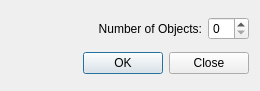
<?xml version="1.0" encoding="UTF-8"?>
<ui version="4.0">
 <class>Dialog</class>
 <widget class="QDialog" name="Dialog">
  <property name="geometry">
   <rect>
    <x>0</x>
    <y>0</y>
    <width>260</width>
    <height>91</height>
   </rect>
  </property>
  <property name="windowTitle">
   <string>Dialog</string>
  </property>
  <layout class="QGridLayout" name="gridLayout">
   <item row="0" column="0">
    <layout class="QHBoxLayout" name="horizontalLayout">
     <item>
      <widget class="QLabel" name="label">
       <property name="text">
        <string>Number of Objects:</string>
       </property>
       <property name="alignment">
        <set>Qt::AlignRight|Qt::AlignTrailing|Qt::AlignVCenter</set>
       </property>
      </widget>
     </item>
     <item>
      <widget class="QSpinBox" name="Num_Items_spinBox">
       <property name="sizePolicy">
        <sizepolicy hsizetype="Maximum" vsizetype="Fixed">
         <horstretch>0</horstretch>
         <verstretch>0</verstretch>
        </sizepolicy>
       </property>
      </widget>
     </item>
    </layout>
   </item>
   <item row="1" column="0">
    <widget class="QDialogButtonBox" name="buttonBox">
     <property name="orientation">
      <enum>Qt::Horizontal</enum>
     </property>
     <property name="standardButtons">
      <set>QDialogButtonBox::Close|QDialogButtonBox::Ok</set>
     </property>
    </widget>
   </item>
  </layout>
 </widget>
 <resources/>
 <connections>
  <connection>
   <sender>buttonBox</sender>
   <signal>accepted()</signal>
   <receiver>Dialog</receiver>
   <slot>accept()</slot>
   <hints>
    <hint type="sourcelabel">
     <x>248</x>
     <y>254</y>
    </hint>
    <hint type="destinationlabel">
     <x>157</x>
     <y>274</y>
    </hint>
   </hints>
  </connection>
  <connection>
   <sender>buttonBox</sender>
   <signal>rejected()</signal>
   <receiver>Dialog</receiver>
   <slot>reject()</slot>
   <hints>
    <hint type="sourcelabel">
     <x>316</x>
     <y>260</y>
    </hint>
    <hint type="destinationlabel">
     <x>286</x>
     <y>274</y>
    </hint>
   </hints>
  </connection>
 </connections>
</ui>
